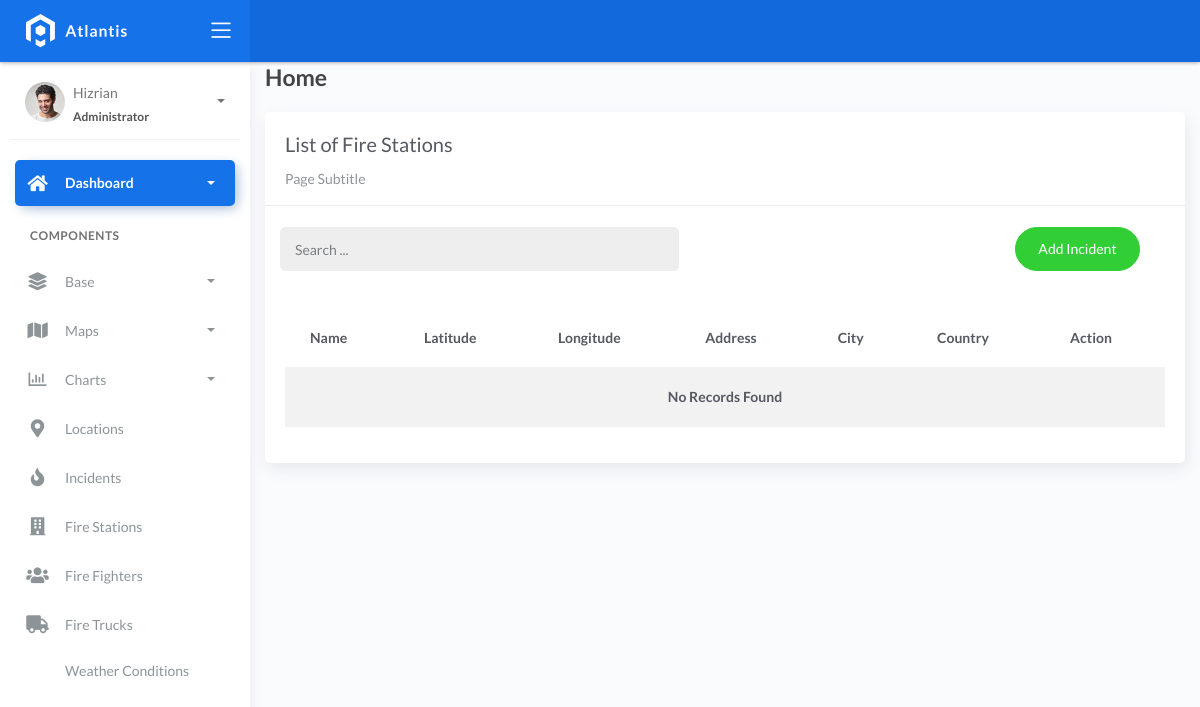
/firestations/, run on an earlier commit of the app's database.
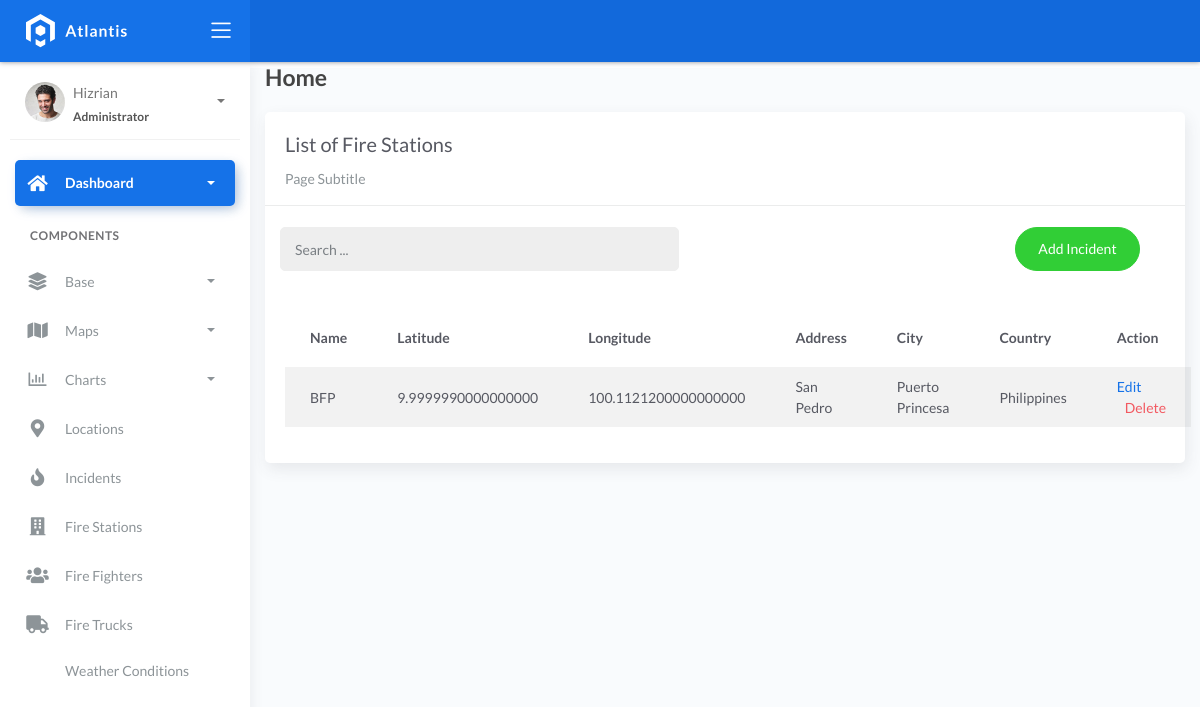
And on a later commit of the database.
### fire/models.py (models this page shows, shortened)
class BaseModel(models.Model):
    created_at = models.DateTimeField(auto_now_add=True, db_index=True)
    updated_at = models.DateTimeField(auto_now=True)
    class Meta:
        abstract = True

class FireStation(BaseModel):
    name = models.CharField(max_length=255)
    latitude = models.DecimalField(max_digits=22, decimal_places=16, null=True, blank=True)
    longitude = models.DecimalField(max_digits=22, decimal_places=16, null=True, blank=True)
    address = models.CharField(max_length=255, blank=True)
    city = models.CharField(max_length=100, blank=True)
    country = models.CharField(max_length=100, blank=True)

### fire/views.py (the view)
# urls.py: path('firestations/', FireStationList.as_view(), name='firestations-list'),
class FireStationList(ListView):
    model = FireStation
    context_object_name = 'object_list'
    template_name = 'firestations_list.html'
    paginate_by = 5
    def get_queryset(self, *args, **kwargs):
        qs = super().get_queryset(*args, **kwargs)
        if self.request.GET.get('q'):
            query = self.request.GET.get('q')
            qs = qs.filter(Q(name__icontains=query) | Q(address__icontains=query) | Q(city__icontains=query) | Q(country__icontains=query))
        return qs

### templates/firestations_list.html (shortened to what this page needs)
{% extends 'base.html' %} {% load static %} {% block content %}
<div class="content">
    <div class="container-fluid">
        <h4 class="page-title">Home</h4>
        <div class="row">
            <div class="col-md-12">
                <div class="card">
                    <div class="card-header">
                        <div class="card-title">List of Fire Stations</div>
                        <div class="card-category">Page Subtitle</div>
                    </div>
                    <br />
                        <div class="col-md-12 row">
                            <div class="col-md-6">
                                <form class="navbar-left navbar-form nav-search mr-md-3" action="{% url 'firestations-list' %}">
                                    <div class="input-group">
                                        <input type="text" placeholder="Search ..." class="form-control" name="q" />
                                        <div class="input-group-append">
                                            <span class="input-group-text">
                                            </span>
                                        </div>
                                    </div>
                                </form>
                            </div>
                            <div class="col-md-6">
                                <div class="pull-right">
                                    <a href="{% url 'firestations-add' %}" class="btn btn-success btn-rounded">Add Incident</a>
                                </div>
                            </div>
                        </div>
                    <div class="card-body">
                        <table class="table table-striped mt-3">
                            <thead>
                                <tr>
                                    <th scope="col">Name</th>
                                    <th scope="col">Latitude</th>
                                    <th scope="col">Longitude</th>
                                    <th scope="col">Address</th>
                                    <th scope="col">City</th>
                                    <th scope="col">Country</th>
                                    <th scope="col">Action</th>
                                </tr>
                            </thead>
                            <tbody>
                                {% for object in object_list %}
                                <tr>
                                    <td>{{ object.name }}</td>
                                    <td>{{ object.latitude }}</td>
                                    <td>{{ object.longitude }}</td>
                                    <td>{{ object.address }}</td>
                                    <td>{{ object.city }}</td>
                                    <td>{{ object.country }}</td>
                                    <td>
                                        <a href="{% url 'firestation-update' object.id %}">Edit</a>
                                        <a href="{% url 'firestation-delete' object.id %}" class="text-danger ml-2">Delete</a>
                                    </td>
                                </tr>
                                {% empty %}
                                <tr>
                                    <td colspan="7" style="text-align: center">
                                        <p class="text-sm font-weight-bold mb-0">No Records Found</p>
                                    </td>
                                </tr>
                                {% endfor %}
                            </tbody>
                        </table>
                    </div>
                </div>
            </div>
        </div>
    </div>
</div>
{% endblock %}

### templates/base.html (shortened to what this page needs)
{% load static %}
<!DOCTYPE html>
<html lang="en">
  <head>
    <link rel="stylesheet" href="{% static 'css/bootstrap.min.css' %}" />
    <link rel="stylesheet" href="{% static 'css/atlantis.min.css' %}" />
    <link rel="stylesheet" href="{% static 'css/demo.css' %}" />
  </head>
  <body>
    <div class="wrapper">
      <div class="main-header">
        <div class="logo-header" data-background-color="blue">
          <a href="index.html" class="logo">
            <img src="{% static 'img/logo.svg' %}" alt="navbar brand" class="navbar-brand" />
          </a>
          <div class="nav-toggle">
            <button class="btn btn-toggle toggle-sidebar">
              <i class="icon-menu"></i>
            </button>
          </div>
        </div>
        <nav class="navbar navbar-header navbar-expand-lg" data-background-color="blue2">
        </nav>
      </div>
      <div class="sidebar sidebar-style-2">
        <div class="sidebar-wrapper scrollbar scrollbar-inner">
          <div class="sidebar-content">
            <div class="user">
              <div class="avatar-sm float-left mr-2">
                <img src="{% static 'img/profile.jpg' %}" alt="..." class="avatar-img rounded-circle" />
              </div>
              <div class="info">
                <a data-toggle="collapse" href="#collapseExample" aria-expanded="true">
                  <span>
                    Hizrian
                    <span class="user-level">Administrator</span>
                    <span class="caret"></span>
                  </span>
                </a>
              </div>
            </div>
            <ul class="nav nav-primary">
              <li class="nav-item active">
                <a data-toggle="collapse" href="#dashboard" class="collapsed" aria-expanded="false">
                  <i class="fas fa-home"></i>
                  <p>Dashboard</p>
                  <span class="caret"></span>
                </a>
              </li>
              <li class="nav-section">
                <h4 class="text-section">Components</h4>
              </li>
              <li class="nav-item">
                <a data-toggle="collapse" href="#base">
                  <i class="fas fa-layer-group"></i>
                  <p>Base</p>
                  <span class="caret"></span>
                </a>
              </li>
              <li class="nav-item">
                <a data-toggle="collapse" href="#maps">
                  <i class="fas fa-map"></i>
                  <p>Maps</p>
                  <span class="caret"></span>
                </a>
              </li>
              <li class="nav-item">
                <a data-toggle="collapse" href="#charts">
                  <i class="far fa-chart-bar"></i>
                  <p>Charts</p>
                  <span class="caret"></span>
                </a>
              </li>
              <li class="nav-item">
                <a href="{% url 'location-list' %}">
                  <i class="fas fa-map-marker-alt"></i>
                  <p>Locations</p>
                </a>
              </li>
              <li class="nav-item">
                <a href="{% url 'incident-list' %}">
                  <i class="fas fa-fire"></i>
                  <p>Incidents</p>
                </a>
              </li>
              <li class="nav-item">
                <a href="{% url 'firestations-list' %}">
                  <i class="fas fa-building"></i>
                  <p>Fire Stations</p>
                </a>
              </li>
              <li class="nav-item">
                <a href="{% url 'firefighters-list' %}">
                  <i class="fas fa-users"></i>
                  <p>Fire Fighters</p>
                </a>
              </li>
              <li class="nav-item">
                <a href="{% url 'firetrucks-list' %}">
                  <i class="fas fa-truck"></i>
                  <p>Fire Trucks</p>
                </a>
              </li>
              <li class="nav-item">
                <a href="{% url 'weathercon-list' %}">
                  <p>Weather Conditions</p>
                </a>
              </li>
            </ul>
          </div>
        </div>
      </div>
      <div class="main-panel">
        <div class="content">
          {% block content %}
          {% endblock %}
          </div>
        </div>
        <footer class="footer">
          <div class="container-fluid">
            <nav class="pull-left">
              <ul class="nav">
                <li class="nav-item">
                  <a class="nav-link" href="https://www.themekita.com"> ThemeKita </a>
                </li>
                <li class="nav-item">
                  <a class="nav-link" href="#"> Help </a>
                </li>
                <li class="nav-item">
                  <a class="nav-link" href="#"> Licenses </a>
                </li>
              </ul>
            </nav>
            <div class="copyright ml-auto">2018, made with  by <a href="https://www.themekita.com">ThemeKita</a></div>
          </div>
        </footer>
      </div>
  </body>
</html>

What changed in the data, as far as the page shows it:
added FireStation: name "BFP", latitude "9.9999990000000000", longitude "100.1121200000000000", address "San Pedro", city "Puerto Princesa", country "Philippines"
Also different on the page:
text no longer shown: "No Records Found"
